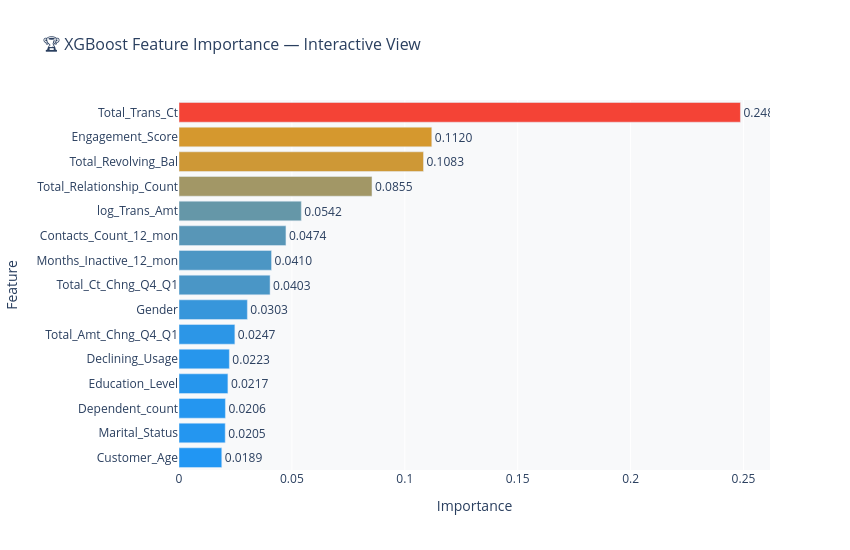

Notebook source saved alongside this figure:
### Markdown cell above
<a id='phase5'></a>

---
# 💡 Phase 5: Business Insights & Action Plan
---

### Code cell
feature_names = X_train.columns.tolist()
importances = xgb_model.feature_importances_

# Interactive Feature Importance 
fi_full = pd.DataFrame({'Feature': feature_names, 'Importance': importances})
fi_full = fi_full.sort_values('Importance', ascending=False).head(15)

fig = px.bar(
    fi_full,
    x='Importance', y='Feature',
    orientation='h',
    color='Importance',
    color_continuous_scale=['#2196F3', '#FF9800', '#F44336'],
    text='Importance',
    title='🏆 XGBoost Feature Importance — Interactive View'
)
fig.update_traces(texttemplate='%{text:.4f}', textposition='outside')
fig.update_layout(
    yaxis={'categoryorder': 'total ascending'},
    paper_bgcolor='white',
    plot_bgcolor='#f8f9fa',
    height=550, width=850,
    coloraxis_showscale=False,
    title_font_size=16
)
fig.show()

### Figure 1 — Plotly figure (JSON) as saved in the notebook; plotly's stock layout.template omitted (floating-point values rounded to 4 significant figures)
{"data": [{"hovertemplate": "Importance=%{marker.color}<br>Feature=%{y}<extra></extra>", "legendgroup": "", "marker": {"color": [0.2486, 0.112, 0.1083, 0.08547, 0.05417, 0.04736, 0.04098, 0.04033, 0.03028, 0.02474, 0.0223, 0.02166, 0.02056, 0.02047, 0.01894], "coloraxis": "coloraxis", "pattern": {"shape": ""}}, "name": "", "orientation": "h", "showlegend": false, "text": [0.2486, 0.112, 0.1083, 0.08547, 0.05417, 0.04736, 0.04098, 0.04033, 0.03028, 0.02474, 0.0223, 0.02166, 0.02056, 0.02047, 0.01894], "textposition": "outside", "texttemplate": "%{text:.4f}", "type": "bar", "x": [0.2486, 0.112, 0.1083, 0.08547, 0.05417, 0.04736, 0.04098, 0.04033, 0.03028, 0.02474, 0.0223, 0.02166, 0.02056, 0.02047, 0.01894], "xaxis": "x", "y": ["Total_Trans_Ct", "Engagement_Score", "Total_Revolving_Bal", "Total_Relationship_Count", "log_Trans_Amt", "Contacts_Count_12_mon", "Months_Inactive_12_mon", "Total_Ct_Chng_Q4_Q1", "Gender", "Total_Amt_Chng_Q4_Q1", "Declining_Usage", "Education_Level", "Dependent_count", "Marital_Status", "Customer_Age"], "yaxis": "y"}], "layout": {"barmode": "relative", "coloraxis": {"colorbar": {"title": {"text": "Importance"}}, "colorscale": [[0, "#2196F3"], [0.5, "#FF9800"], [1, "#F44336"]], "showscale": false}, "height": 550, "legend": {"tracegroupgap": 0}, "paper_bgcolor": "white", "plot_bgcolor": "#f8f9fa", "title": {"font": {"size": 16}, "text": "🏆 XGBoost Feature Importance — Interactive View"}, "width": 850, "xaxis": {"anchor": "y", "domain": [0, 1], "title": {"text": "Importance"}}, "yaxis": {"anchor": "x", "categoryorder": "total ascending", "domain": [0, 1], "title": {"text": "Feature"}}}}
